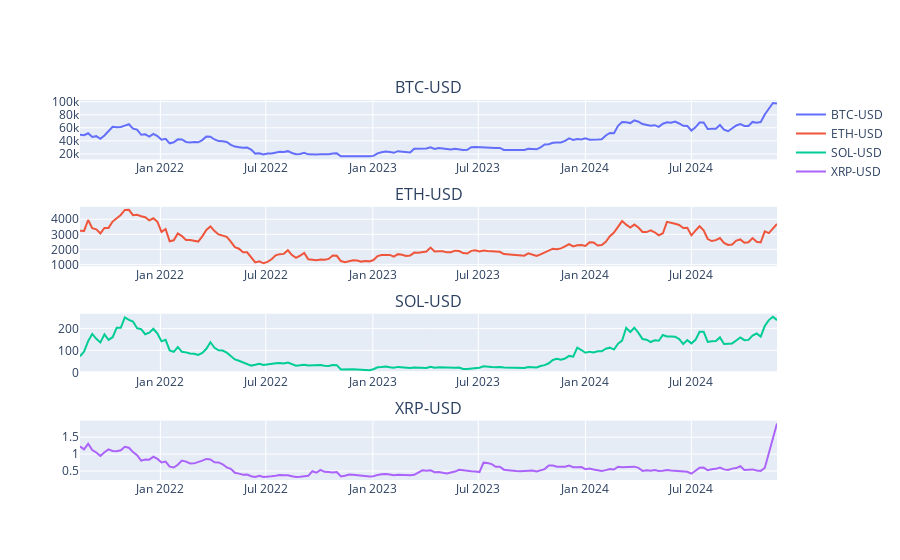

The notebook cell saved with this chart:
### Code cell
from plotly.subplots import make_subplots
import plotly.graph_objects as go

fig = make_subplots(
    rows=len(crypto_tickers), cols=1,
    subplot_titles=crypto_tickers)

ind = 0
for i in range(1,len(crypto_tickers) + 1):
    column = crypto_tickers[ind]
    color = colors[ind]
    fig.add_trace(go.Scatter(x=crypto_df.index, y=crypto_df[column], name=column), row=i, col=1)
    ind += 1

fig.show()

### Figure 1 — Plotly figure (JSON) as saved in the notebook; plotly's stock layout.template omitted (floating-point values rounded to 4 significant figures; data arrays with more than 128 entries replaced by an {"elided": "..."} marker saying what was removed)
{"data": [{"name": "BTC-USD", "type": "scatter", "x": {"elided": "172 str values"}, "xaxis": "x", "y": {"elided": "172 float values"}, "yaxis": "y"}, {"name": "ETH-USD", "type": "scatter", "x": {"elided": "172 str values"}, "xaxis": "x2", "y": {"elided": "172 float values"}, "yaxis": "y2"}, {"name": "SOL-USD", "type": "scatter", "x": {"elided": "172 str values"}, "xaxis": "x3", "y": {"elided": "172 float values"}, "yaxis": "y3"}, {"name": "XRP-USD", "type": "scatter", "x": {"elided": "172 str values"}, "xaxis": "x4", "y": {"elided": "172 float values"}, "yaxis": "y4"}], "layout": {"annotations": [{"font": {"size": 16}, "showarrow": false, "text": "BTC-USD", "x": 0.5, "xanchor": "center", "xref": "paper", "y": 1, "yanchor": "bottom", "yref": "paper"}, {"font": {"size": 16}, "showarrow": false, "text": "ETH-USD", "x": 0.5, "xanchor": "center", "xref": "paper", "y": 0.7188, "yanchor": "bottom", "yref": "paper"}, {"font": {"size": 16}, "showarrow": false, "text": "SOL-USD", "x": 0.5, "xanchor": "center", "xref": "paper", "y": 0.4375, "yanchor": "bottom", "yref": "paper"}, {"font": {"size": 16}, "showarrow": false, "text": "XRP-USD", "x": 0.5, "xanchor": "center", "xref": "paper", "y": 0.1562, "yanchor": "bottom", "yref": "paper"}], "xaxis": {"anchor": "y", "domain": [0, 1]}, "xaxis2": {"anchor": "y2", "domain": [0, 1]}, "xaxis3": {"anchor": "y3", "domain": [0, 1]}, "xaxis4": {"anchor": "y4", "domain": [0, 1]}, "yaxis": {"anchor": "x", "domain": [0.8438, 1]}, "yaxis2": {"anchor": "x2", "domain": [0.5625, 0.7188]}, "yaxis3": {"anchor": "x3", "domain": [0.2812, 0.4375]}, "yaxis4": {"anchor": "x4", "domain": [0, 0.1562]}}}
